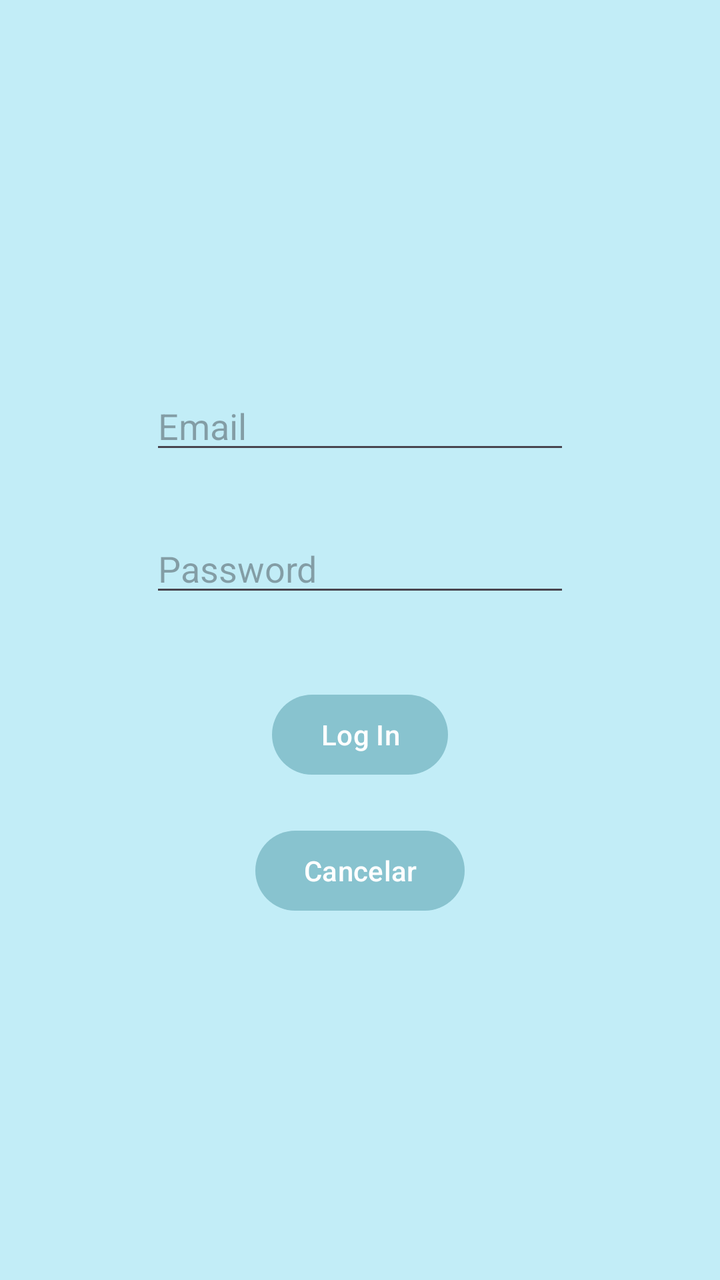
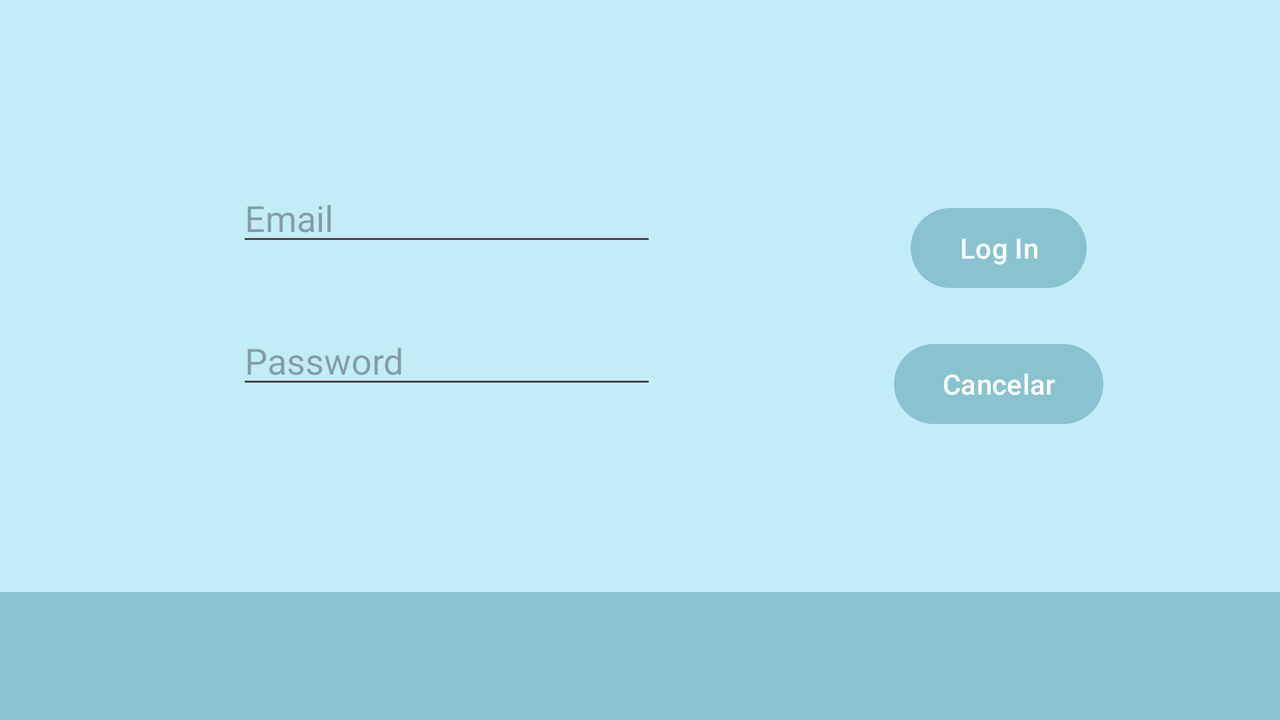

First picture: res/layout/ on a phone held upright. Second picture: the repository's own variant of that layout, on a device whose configuration matches the variant's folder. Source for both follows.
<!-- AndroidManifest.xml: application theme Theme.BiblioTeis -->
<!-- res/layout/activity_login.xml -->
<?xml version="1.0" encoding="utf-8"?>
<androidx.constraintlayout.widget.ConstraintLayout xmlns:android="http://schemas.android.com/apk/res/android"
    xmlns:app="http://schemas.android.com/apk/res-auto"
    xmlns:tools="http://schemas.android.com/tools"
    android:id="@+id/main"
    android:layout_width="match_parent"
    android:layout_height="match_parent"
    tools:context=".LoginActivity">

    <LinearLayout
        android:layout_width="wrap_content"
        android:layout_height="wrap_content"
        android:orientation="vertical"
        android:padding="10dp"
        android:gravity="center"
        app:layout_constraintBottom_toBottomOf="parent"
        app:layout_constraintEnd_toEndOf="parent"
        app:layout_constraintStart_toStartOf="parent"
        app:layout_constraintTop_toTopOf="parent">


        <EditText
            android:id="@+id/etEmail"
            android:layout_width="wrap_content"
            android:layout_margin="10dp"
            android:layout_height="wrap_content"
            android:layout_weight="1"
            android:ems="10"
            android:hint="Email"
            android:inputType="text" />

        <EditText
            android:id="@+id/etPassword"
            android:layout_width="wrap_content"
            android:layout_height="wrap_content"
            android:layout_margin="20dp"
            android:layout_weight="1"
            android:ems="10"
            android:hint="Password"
            android:inputType="textPassword" />

        <Button
            android:id="@+id/btnLogin"
            android:layout_width="wrap_content"
            android:layout_height="wrap_content"
            android:layout_marginTop="20dp"
            android:text="Log In" />
        <Button
            android:id="@+id/btnCancelar"
            android:layout_width="wrap_content"
            android:layout_height="wrap_content"
            android:layout_marginTop="20dp"
            android:text="Cancelar" />


    </LinearLayout>
</androidx.constraintlayout.widget.ConstraintLayout>
<!-- resources referenced by this layout -->
<resources>
  <style name="Theme.BiblioTeis" parent="Base.Theme.BiblioTeis" />
  <style name="Base.Theme.BiblioTeis" parent="Theme.Material3.DayNight.NoActionBar">
          
          <item name="colorPrimary">@color/primary</item>
          <item name="colorPrimaryVariant">@color/primary_dark</item>
          <item name="colorOnPrimary">@color/white</item>
          <item name="colorOnPrimaryFixedVariant">@color/white</item>
  
  
          <item name="colorSecondary">@color/secondary_light</item>
          <item name="colorOnSecondary">@color/white</item>
          <item name="colorSecondaryVariant">@color/secondary_dark</item>
          <item name="colorOnSecondaryFixedVariant">@color/white</item>
  
          <item name="android:colorBackground">@color/background_light</item>
          <item name="android:textColorPrimary">@color/black</item>
  
      </style>
  <color name="primary">#88c3cf</color>
  <color name="primary_dark">#6099a5</color>
  <color name="white">#FFFFFFFF</color>
  <color name="secondary_light">#38737f</color>
  <color name="secondary_dark">#084f5a</color>
  <color name="background_light">#c2edf7</color>
  <color name="black">#FF000000</color>
</resources>
<!-- res/layout-land/activity_login.xml (the repository's variant of the layout above) -->
<!-- drawn on the phone turned sideways -->
<?xml version="1.0" encoding="utf-8"?>
<androidx.constraintlayout.widget.ConstraintLayout xmlns:android="http://schemas.android.com/apk/res/android"
    xmlns:app="http://schemas.android.com/apk/res-auto"
    xmlns:tools="http://schemas.android.com/tools"
    android:id="@+id/main"
    android:layout_width="match_parent"
    android:layout_height="match_parent"
    tools:context=".loginActivity.LoginActivity">

    <LinearLayout
        android:id="@+id/linearLogin"
        android:layout_width="wrap_content"
        android:layout_height="wrap_content"
        android:orientation="vertical"
        android:padding="10dp"
        android:gravity="center"
        app:layout_constraintBottom_toTopOf="@id/tbLogin"
        app:layout_constraintEnd_toStartOf="@id/linearLogin2"
        app:layout_constraintStart_toStartOf="parent"
        app:layout_constraintTop_toTopOf="parent">


        <EditText
            android:id="@+id/etEmail"
            android:layout_width="wrap_content"
            android:layout_margin="10dp"
            android:layout_height="wrap_content"
            android:layout_weight="1"
            android:ems="10"
            android:hint="Email"
            android:inputType="text" />

        <EditText
            android:id="@+id/etPassword"
            android:layout_width="wrap_content"
            android:layout_height="wrap_content"
            android:layout_margin="20dp"
            android:layout_weight="1"
            android:ems="10"
            android:hint="Password"
            android:inputType="textPassword" />
    </LinearLayout>
    <LinearLayout
        android:id="@+id/linearLogin2"
        app:layout_constraintStart_toEndOf="@id/linearLogin"
        app:layout_constraintBottom_toTopOf="@id/tbLogin"
        app:layout_constraintEnd_toEndOf="parent"
        app:layout_constraintTop_toTopOf="parent"
        android:orientation="vertical"
        android:gravity="center"
        android:layout_width="wrap_content"
        android:layout_height="wrap_content">

        <Button
            android:id="@+id/btnLogin"
            android:layout_width="wrap_content"
            android:layout_height="wrap_content"
            android:layout_marginTop="20dp"
            android:text="Log In" />
        <Button
            android:id="@+id/btnCancelar"
            android:layout_width="wrap_content"
            android:layout_height="wrap_content"
            android:layout_marginTop="20dp"
            android:text="Cancelar" />

    </LinearLayout>

    <androidx.appcompat.widget.Toolbar
        android:id="@+id/tbLogin"
        android:layout_width="match_parent"
        android:layout_height="wrap_content"
        android:background="?attr/colorPrimary"
        android:minHeight="?attr/actionBarSize"
        android:theme="?attr/actionBarTheme"
        app:layout_constraintBottom_toBottomOf="parent"
        app:layout_constraintEnd_toEndOf="parent"
        app:layout_constraintStart_toStartOf="parent" />
</androidx.constraintlayout.widget.ConstraintLayout>
